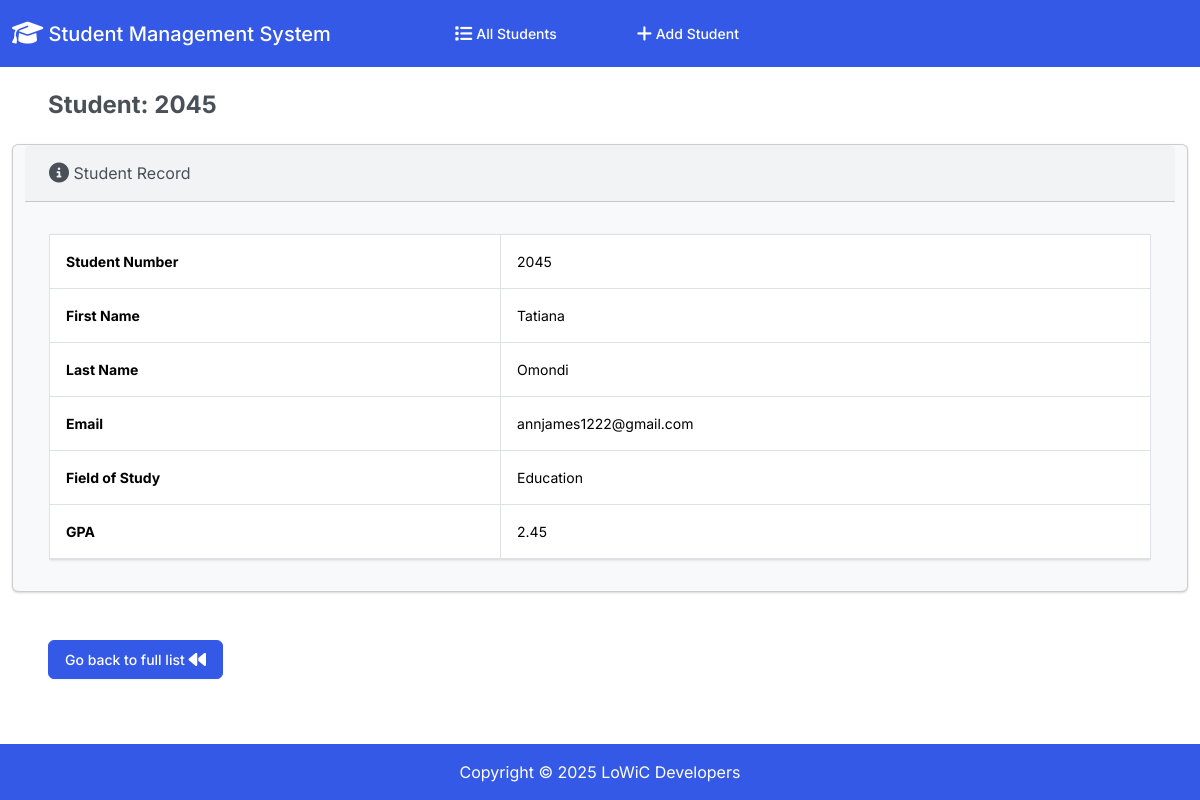
Page /3 on the committed database.
### Student/models.py (models this page shows, shortened)
class Stud(models.Model):
    student_number = models.PositiveIntegerField()
    first_name = models.CharField(max_length=50)
    last_name = models.CharField(max_length=50)
    email = models.EmailField(max_length=100)
    field_of_study = models.CharField(max_length=50)
    gpa = models.FloatField()

### Student/views.py (the view)
# urls.py: path("<int:id>", views.student_view, name="student_view"),
def student_view(request, id):
    student = Stud.objects.get(pk=id)
    return render(request, "students/view.html", {
        "student": student
    })

### Student/templates/students/view.html (shortened to what this page needs)
{% extends "students/base.html" %}
{% block body %}
<div class="container-fluid">
    <h4 class="m-4"><strong>Student: {{ student.student_number }}</strong></h4>
    <div class="row">
        <div class="col-12">
            {% if student %}
            <div class="row justify-content-center">
            <div class="card bg-light mx-4 mb-4">
                <div class="card-header">
                    <i class="fa-solid fa-circle-info fa-lg"></i> Student Record
                </div>
                <div class="card-body">
                    <div class="table-responsive">
                        <table class="table table-hover">
                        <table class="table table-bordered">
                            <tbody>
                                <tr>
                                    <th scope="row"><strong>Student Number</strong></th>
                                    <td>{{ student.student_number }}</td>
                                </tr>
                                <tr>
                                    <th scope="row"><strong>First Name </strong></th>
                                    <td>{{ student.first_name }}</td>
                                </tr>
                                <tr>
                                    <th scope="row"><strong>Last Name</strong></th>
                                    <td>{{ student.last_name }}</td>
                                </tr>
                                <tr>
                                    <th scope="row"><strong>Email</strong></th>
                                    <td>{{ student.email }}</td>
                                </tr>
                                <tr>
                                    <th scope="row"><strong>Field of Study</strong></th>
                                    <td>{{ student.field_of_study }}</td>
                                </tr>
                                <tr>
                                    <th scope="row"><strong>GPA</strong></th>
                                    <td>{{ student.gpa }}</td>
                                </tr>
                            </tbody>
                        </table>
                    </table>
                    </div>
                </div>
            </div>
    </div>
            {% else %}
            <h5 class="alert alert-primary ms-4 me-4">No Record of Such Student</h5>
            {% endif %}
        </div>
    </div>
    <a href="{% url 'index' %}" class="btn btn-primary m-4 text-decoration-none">
        Go back to full list
    </a>
</div>
{%endblock%}

### rows in the picture
Stud: student_number "2045", first_name "Tatiana", last_name "Omondi", email "annjames1222@gmail.com", field_of_study "Education", gpa "2.45"
